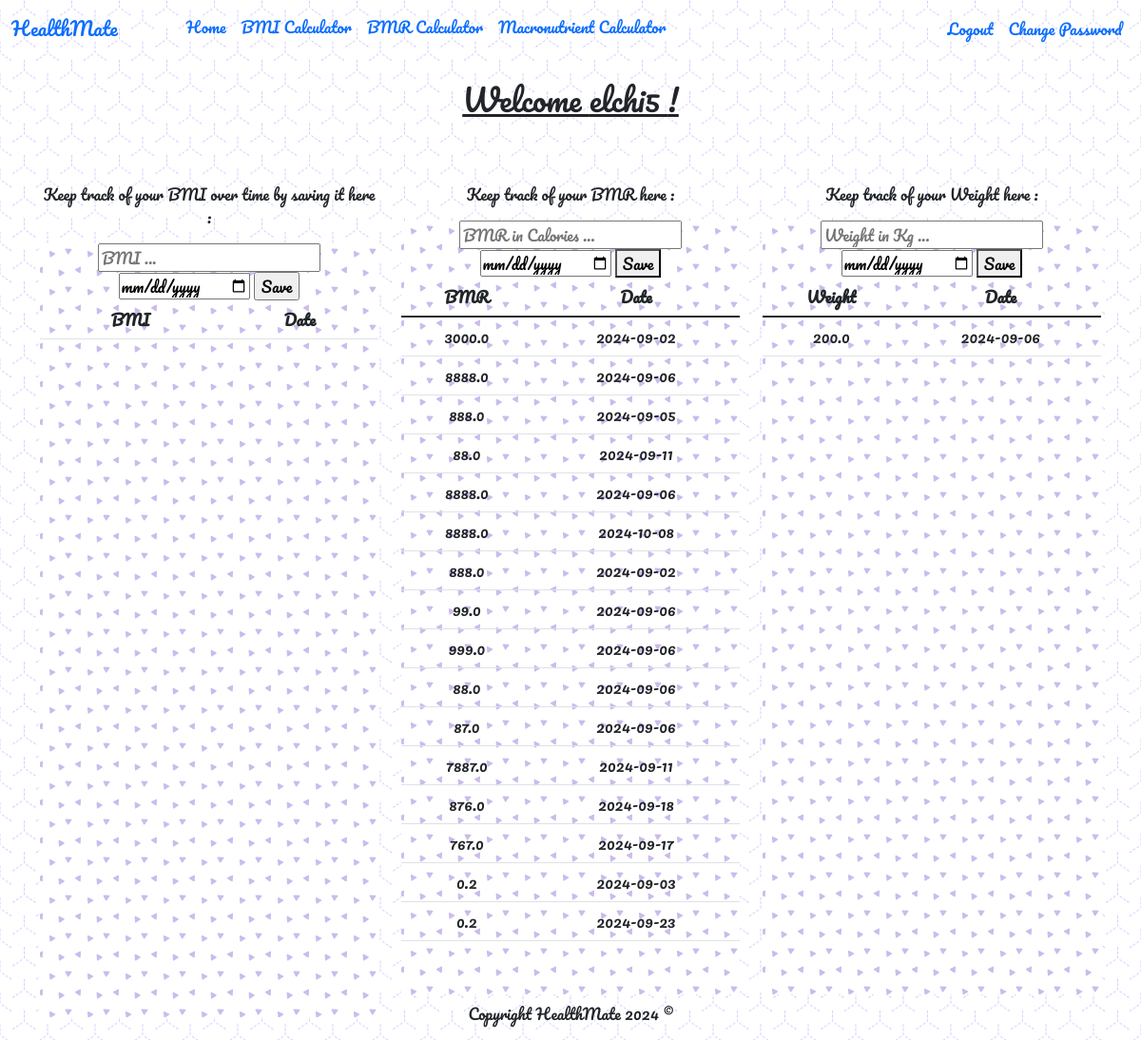
Screenshot of / (signed in) with the database file from the repository.
### tables this page shows
CREATE TABLE users (
    id INTEGER PRIMARY KEY,
    username TEXT UNIQUE NOT NULL,
    hash TEXT NOT NULL
);

CREATE TABLE user_bmr (
    id INTEGER PRIMARY KEY AUTOINCREMENT,
    user_id INTEGER NOT NULL,
    bmr REAL NOT NULL,
    date DATE NOT NULL,
    FOREIGN KEY (user_id) REFERENCES users(id)
);

CREATE TABLE user_weight (
    id INTEGER PRIMARY KEY AUTOINCREMENT,
    user_id INTEGER NOT NULL,
    weight REAL NOT NULL,
    date DATE NOT NULL,
    FOREIGN KEY (user_id) REFERENCES users(id)
);

### app.py (the view)
@app.route("/")
@login_required
def home():
    username = db.execute("SELECT username FROM users WHERE id = ?", session['user_id'])[0]['username']
    data1 = db.execute("SELECT * FROM user_bmi WHERE user_id = ?", session['user_id'])
    data2 = db.execute("SELECT * FROM user_bmr WHERE user_id = ?", session['user_id'])
    data3 = db.execute("SELECT * FROM user_weight WHERE user_id = ?", session['user_id'])
    return render_template("home.html",username=username,data1=data1,data2=data2,data3=data3)

### app.py (called while the page is built)
def login_required(f):
    @wraps(f)
    def decorated_function(*args, **kwargs):
        if session.get("user_id") is None:
            return redirect("/login")
        return f(*args, **kwargs)
    return decorated_function

### templates/home.html (shortened to what this page needs)
{% extends "layout.html" %}
{% block main %}
<p class="headertext">Welcome {{username}} !</p>
<main class="py-5 text-center">
    <div class="container">
        <div class="row">
          <div class="col-sm">
            <p>Keep track of your BMI over time by saving it here : </p>
            <div class="reg_bg">
              <div>
                <form action="/bmisub" method="post">
                    <input type="number" name="bmi" min="0" step="0.1" placeholder="BMI ..." required>
                    <input type="date" name="date" required>
                    <input type="submit" value="Save">
                </form>
              </div>
              <table class="table">
                <thead>
                    <tr>
                        <th scope="col">BMI</th>
                        <th scope="col">Date</th>
                    </tr>
                </thead>
            </table>
            </div>
          </div>
          <div class="col-sm">
            <p>Keep track of your BMR here : </p>
            <div class="reg_bg">
              <div>
                <form action="/bmrsub" method="post">
                  <input type="number" name="bmr" min="0" step="0.1" placeholder="BMR in Calories ..." required>
                  <input type="date" name="date" required>
                  <button type="submit">Save</button>
                </form>
              </div>
              <table class="table">
                <thead>
                    <tr>
                        <th scope="col">BMR</th>
                        <th scope="col">Date</th>
                    </tr>
                </thead>
                <tbody>
                    {% for row in data2 %}
                        <tr>
                            <td>{{ row["bmr"] }}</td>
                            <td>{{ row["date"] }}</td>
                        </tr>
                    {% endfor %}
                </tbody>
            </table>
            </div>
          </div>
          <div class="col-sm">
            <p>Keep track of your Weight here : </p>
            <div class="reg_bg">
              <div>
                <form action="/weightsub" method="post">
                  <input type="number" name="weight" min="10" step="0.01" placeholder="Weight in Kg ..." required>
                  <input type="date" name="date" required>
                  <button type="submit">Save</button>
                </form>
              </div>
              <table class="table">
                <thead>
                    <tr>
                        <th scope="col">Weight</th>
                        <th scope="col">Date</th>
                    </tr>
                </thead>
                <tbody>
                    {% for row in data3 %}
                        <tr>
                            <td>{{ row["weight"] }}</td>
                            <td>{{ row["date"] }}</td>
                        </tr>
                    {% endfor %}
                </tbody>
            </table>
            </div>
          </div>
        </div>
      </div>
</main>
{% endblock %}

### templates/layout.html (shortened to what this page needs)
<!DOCTYPE html>
<html lang="en">
<head>
    <link rel="stylesheet" href="/static/css/style.css">
    <link href="https://cdn.jsdelivr.net/npm/bootstrap@5.1.3/dist/css/bootstrap.min.css" rel="stylesheet">
</head>
<body>
    <header>
        <nav class="navbar navbar-expand-lg bg-body-tertiary">
        <div class="container-fluid">
            <div>
                <a class="navbar-brand" href="/">HealthMate</a>
            </div>
            {% if session['user_id'] %}
            <ul class="navbar-nav ms-5 mb-1">
                <li class="nav-item"><a class="nav-link" href="/">Home</a></li>
                <li class="nav-item"><a class="nav-link" href="/bmi">BMI Calculator</a></li>
                <li class="nav-item"><a class="nav-link" href="/bmr">BMR Calculator</a></li>
                <li class="nav-item"><a class="nav-link" href="/macro">Macronutrient Calculator</a></li>
            </ul>
            <ul class="navbar-nav ms-auto mb-2 mb-lg-0">
                <li class="nav-item"><a class="nav-link" href="/logout">Logout</a></li>
                <li class="nav-item"><a class="nav-link" href="/changepass">Change Password</a></li>
            </ul>
            {% else %}
            <ul class="navbar-nav ms-auto mb-2 mb-lg-0">
                <li class="nav-item"><a class="nav-link" href="/login">Login</a></li>
                <li class="nav-item"><a class="nav-link" href="/register">Register</a></li>
            </ul>
            {% endif %}
        </div>
        </nav>
    </header>
        {% block main %}
        {% endblock %}
    <footer>
        <p class="copyright">Copyright HealthMate 2024 ©</p>
    </footer>
</body>
</html>

### static/css/style.css (style rules this page uses)
body { font-family: "Pacifico", cursive !important; font-weight: 400; font-style: normal; margin: 0; padding: 0; }
.copyright { position: relative; bottom: 0; width: 100%; font-size: medium; text-align: center; }
.headertext { font-size: 2rem; margin-top: 20px; text-align: center; text-decoration: solid underline; }
.reg_bg { height: 100%; width: 100%; overflow-y: auto; }

### rows the page displays
users: username "elchi5"
user_bmr: bmr "3000.0", date "2024-09-02"
user_bmr: bmr "8888.0", date "2024-09-06"
user_bmr: bmr "888.0", date "2024-09-05"
user_bmr: bmr "88.0", date "2024-09-11"
user_bmr: bmr "8888.0", date "2024-09-06"
user_bmr: bmr "8888.0", date "2024-10-08"
user_bmr: bmr "888.0", date "2024-09-02"
user_bmr: bmr "99.0", date "2024-09-06"
user_bmr: bmr "999.0", date "2024-09-06"
user_bmr: bmr "88.0", date "2024-09-06"
user_bmr: bmr "87.0", date "2024-09-06"
user_bmr: bmr "7887.0", date "2024-09-11"
user_bmr: bmr "876.0", date "2024-09-18"
user_bmr: bmr "767.0", date "2024-09-17"
user_bmr: bmr "0.2", date "2024-09-03"
user_bmr: bmr "0.2", date "2024-09-23"
user_weight: weight "200.0", date "2024-09-06"
